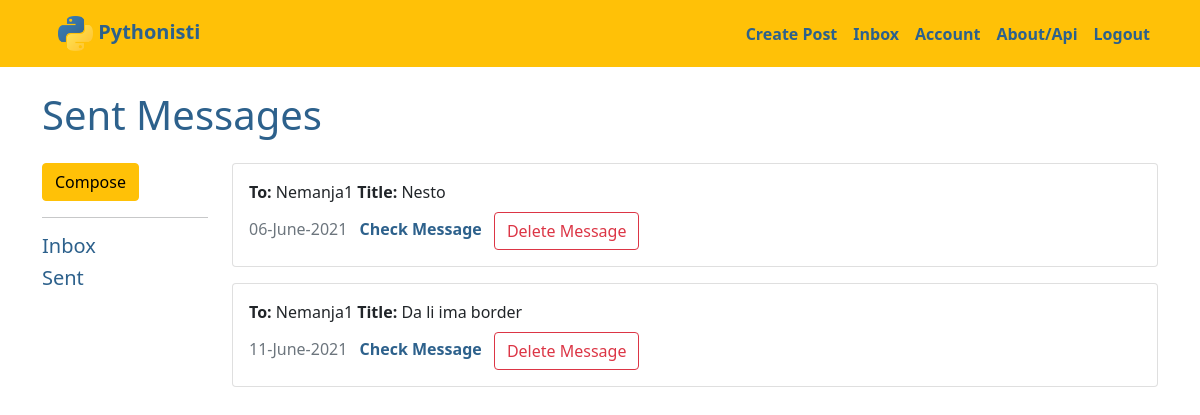
Before: /mail/inbox_sent (signed in) with the older database file.
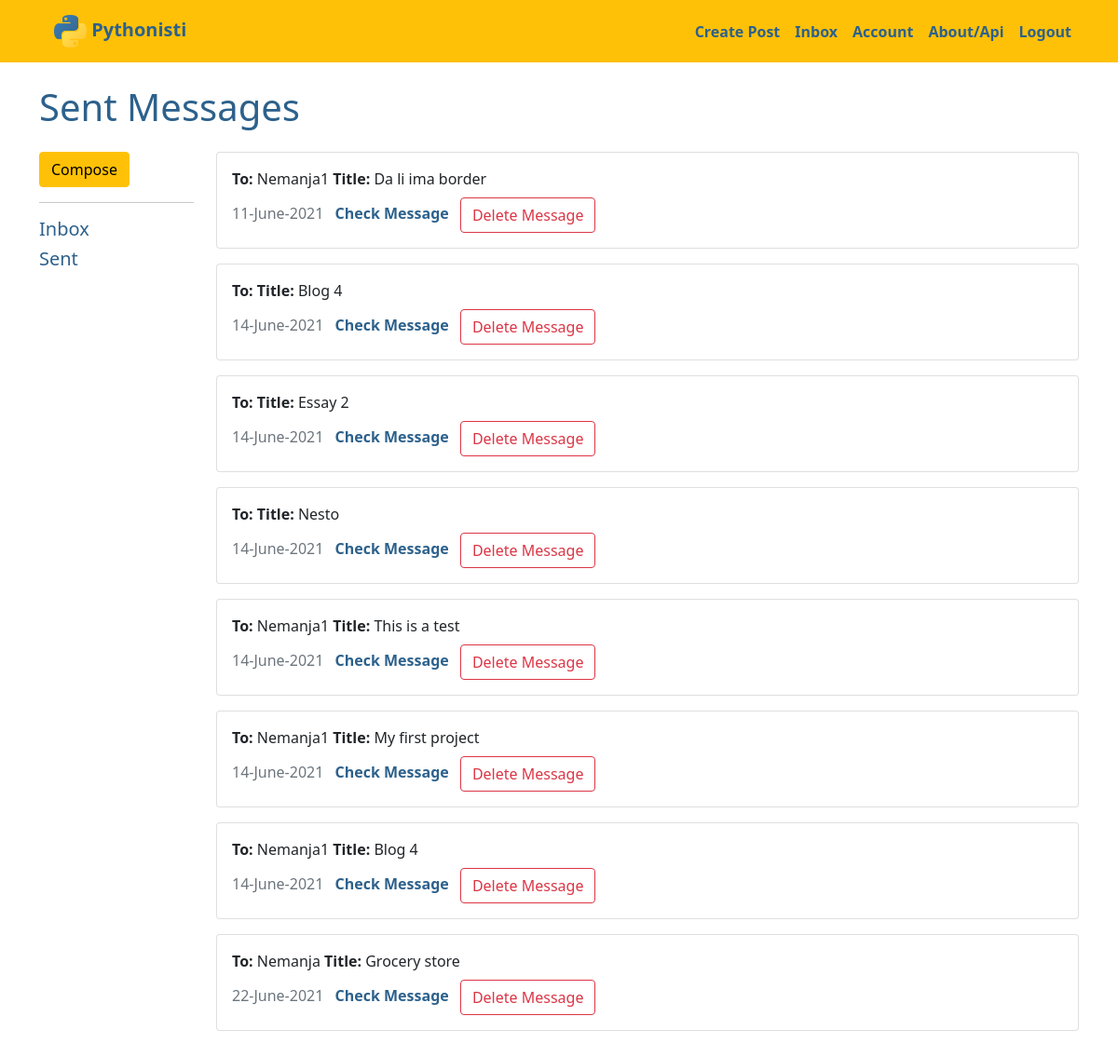
After: the same page with the newer database file.
### myproject/models.py (models this page shows, shortened)
class Message(db.Model):
    __tablename__ = 'messages'
    id = db.Column(db.Integer, primary_key=True)
    title = db.Column(db.String(125), nullable=False, index=True)
    date = db.Column(db.DateTime, nullable=False, default=datetime.utcnow, index=True)
    text = db.Column(db.Text, nullable=False, index=True)
    seen = db.Column(db.Boolean, nullable=False, default=False, index=True)
    MESSAGE_VISIBLE_TO = db.Column(db.Integer, nullable=True)
    sender_id = db.Column(db.Integer, db.ForeignKey('users.id'), nullable=False)
    receiver_id = db.Column(db.Integer, db.ForeignKey('users.id'), nullable=False)

class User(db.Model, UserMixin):
    __tablename__ = 'users'
    id = db.Column(db.Integer, primary_key=True)
    profile_image = db.Column(db.String(255), nullable=False, default='default_profile.png')
    email = db.Column(db.String(64), unique=True, index=True)
    username = db.Column(db.String(64), unique=True, index=True, nullable=False)
    password_hash = db.Column(db.String(255), nullable=False, index=True)
    posts = db.relationship('Blog', backref='author', lazy=True, cascade="all, delete-orphan")
    comments = db.relationship('Comment', backref='comment_author', lazy=True, cascade="all, delete-orphan")
    send_messages = db.relationship(
        'Message',
        backref='sender',
        foreign_keys='Message.sender_id',
        lazy=True,
        cascade="save-update")
    receive_messages = db.relationship(
        'Message',
        backref='receiver',
        foreign_keys='Message.receiver_id',
        lazy=True,
        cascade="save-update")

### myproject/mail/views.py (the view)
@messages_blueprint.route('/inbox_sent')
@login_required
def sent_messages():
    messages = Message.query.filter(and_(Message.sender_id == current_user.id,
                                    Message.MESSAGE_VISIBLE_TO.isnot(current_user.id))).all()
    users = User.query.all()
    return render_template('inbox_sent_messages.html', messages=messages, users=users)

### myproject/models.py (called while the page is built)
@login_manager.user_loader
def load_user(user_id):
    return User.query.get(user_id)

### myproject/mail/templates/mail/inbox_sent_messages.html (shortened to what this page needs)
{% extends 'base.html' %}
{% block content %}
  <div class="jumbotron">
    <h1>Sent Messages</h1>
  </div>
<div class="row">
  <div class="col-md-2">
    <a href="{{ url_for('messages.create_message') }}" class="btn btn-warning">Compose</a>
    <hr>
    <a href="{{ url_for('messages.inbox') }}"><h5>Inbox</h5></a>
    <a href="{{ url_for('messages.sent_messages') }}"><h5>Sent</h5></a>
  </div>
    <div class="col-md-10 overflow_div">
      {% for message in messages %}
      {% if current_user.id == message.sender.id %}
        <div class="card mb-3" style="width: 100%;">
          <div class="card-body">
            <p class="card-title"><strong>To: </strong>{{ message.receiver.username|capitalize }} <strong>Title: </strong>{{ message.title|capitalize }}</p><label class="card-subtitle mb-2 text-muted">{{ message.date.strftime("%d-%B-%Y") }}</label>
            <a href="{{ url_for('messages.view_message', message_id=message.id) }}" class="card-link check_message_link">Check Message</a>
            <button type="button"
                class="btn btn-outline-danger"
                data-bs-toggle="modal"
                data-bs-target="#del_message">
                  Delete Message
            </button>
          </div>
        </div>
      {% endif %}
      {% endfor %}
    </div>
</div>
{% endblock %}

### myproject/templates/base.html (shortened to what this page needs)
<!DOCTYPE html>
<html lang="en">
<head>
    <link href="https://cdn.jsdelivr.net/npm/bootstrap@5.0.1/dist/css/bootstrap.min.css" rel="stylesheet">
    <link rel="stylesheet" href="{{ url_for('static', filename='css/style.css') }}">
</head>
<body>
    <nav class="navbar navbar-expand-lg navbar-primary bg-warning">
      <div class="container">
        <a class="navbar-brand navbar_link" href="{{ url_for('core.index') }}">
          <img src="{{ url_for('static', filename='python_logo.png') }}" alt="Pythonisti Logo Icon" width="35" height="35">
            Pythonisti
        </a>
        <div class="collapse navbar-collapse justify-content-end" id="navbarNav">
          <ul class="navbar-nav">
              {% if current_user.is_authenticated %}
                <li class="nav-item justify-content-end">
                  <a class="nav-link navbar_link" href="{{ url_for('blogs.create_post') }}">Create Post</a>
                </li>
                <li class="nav-item justify-content-end">
                  <a class="nav-link navbar_link" href="{{ url_for('messages.inbox') }}">Inbox</a>
                </li>
                <li class="nav-item justify-content-end">
                  <a class="nav-link navbar_link" href="{{ url_for('users.account') }}">Account</a>
                </li>
                <li class="nav-item justify-content-end">
                  <a class="nav-link navbar_link" href="{{ url_for('core.info') }}">About/Api</a>
                </li>
                <li class="nav-item justify-content-end">
                  <a class="nav-link navbar_link" href="{{ url_for('users.logout') }}">Logout</a>
                </li>
              {% endif %}
          </ul>
        </div>
      </div>
    </nav>
    <div class="container">
        <div class="row">
            <div class="col mt-4">
            {% block content %}
            {% endblock %}
            </div>
        </div>
    </div>
</body>
</html>

### myproject/static/css/style.css (style rules this page uses)
:root { --white_letters: #e6e8ea; --yellow: #ffdf76; --dark_yellow: #e3bb09; --light_blue: #75a8d3; --blue: #3776a6; --dark_blue: #2d618c; --dark_letters: #444; }
body { width: 100%; height: 100vh; }
* { margin: 0; padding: 0; box-sizing: border-box; scroll-behavior: smooth; transition: 0.3s; }
a { text-decoration: none; color: var(--dark_blue); }
label { color: var(--dark_letters); }
p { margin: 0; }
.container { height: 100%; }
.navbar { padding: 0; }
.navbar-brand { margin: 0 !important; }
.navbar-collapse { height: 100%; }
.navbar_link { color: var(--dark_blue) !important; height: 100%; font-weight: bold; padding: 1rem 1rem; }
h1 { color: var(--dark_blue); margin-bottom: 1.5rem; }
.check_message_link { font-weight: bold; margin: auto 0.5rem; }
.overflow_div { height: 100vh; overflow: auto; }

Changed rows visible on the page:
removed Message: receiver.username "Nemanja1", title "Nesto", date "06-June-2021"
added Message: title "Blog 4", date "14-June-2021"
added Message: title "Essay 2", date "14-June-2021"
added Message: title "Nesto", date "14-June-2021"
added Message: receiver.username "Nemanja1", title "This is a test", date "14-June-2021"
added Message: receiver.username "Nemanja1", title "My first project", date "14-June-2021"
added Message: receiver.username "Nemanja1", title "Blog 4", date "14-June-2021"
added Message: receiver.username "Nemanja", title "Grocery store", date "22-June-2021"
